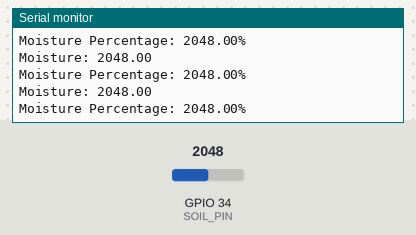
The sketch below on a simulated ESP32. On the bench: the last lines printed to the serial monitor. Inputs (shaded band) come from the test bench; at power-on: GPIO 34 (SOIL_PIN) = 2048.

Above: at 1.3 s.
1.4 s: GPIO 34 (SOIL_PIN) set to 2866
At 1.9 s:
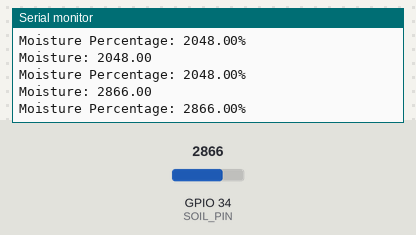
2.9 s: GPIO 34 (SOIL_PIN) set to 3603
At 3.4 s:
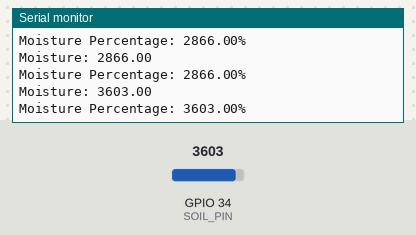
Timing chart, 0 to 5.9 s (numbered marks = the images above; inputs shaded):
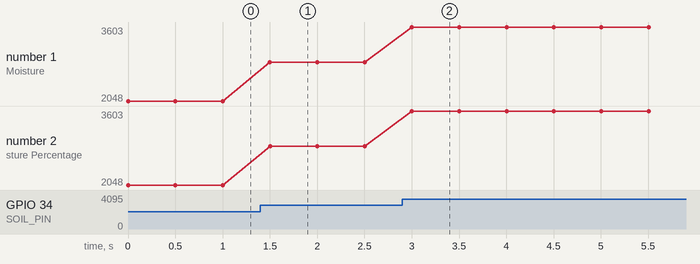

The sketch:

code.ino
```cpp
#define SOIL_PIN 34          // Defines GPIO 34 as the analog input pin for the soil moisture sensor

void setup() {               // Runs once when the ESP32 starts
  Serial.begin(115200);      // Starts serial communication at 115200 baud rate
}

void loop() {                // Runs repeatedly after setup

  float moist = analogRead(SOIL_PIN);
  // Reads the analog value from the soil moisture sensor
  // ESP32 ADC range is typically 0 to 4095

  float moist_percentage = (4095 - moist) / 4096 * 100;
  // Converts the sensor reading into an approximate moisture percentage
  // Higher moisture generally gives a lower ADC value
  // 0 = dry, 100 = wet (depending on sensor calibration)

  Serial.print("Moisture: ");
  // Prints the label "Moisture: "

  Serial.println(moist);
  // Prints the raw ADC value read from the sensor

  Serial.print("Moisture Percentage: ");
  // Prints the label "Moisture Percentage: "

  Serial.print(moist);
  // Prints the moisture value
  // NOTE: This should probably be moist_percentage instead of moist

  Serial.println("%");
  // Prints the percentage symbol and moves to the next line

  delay(500);
  // Waits for 500 milliseconds before taking the next reading
}
```

Measured:
- after the input at 1.4 s, the serial monitor: prints a new line after 0.10 s (image 1)
- after the input at 2.9 s, the serial monitor: prints a new line after 0.10 s (image 2)
- plotted number 1: 2048 → 2866 after the input at 1.4 s, 2866 → 3603 after the input at 2.9 s
- plotted number 2: 2048 → 2866 after the input at 1.4 s, 2866 → 3603 after the input at 2.9 s
